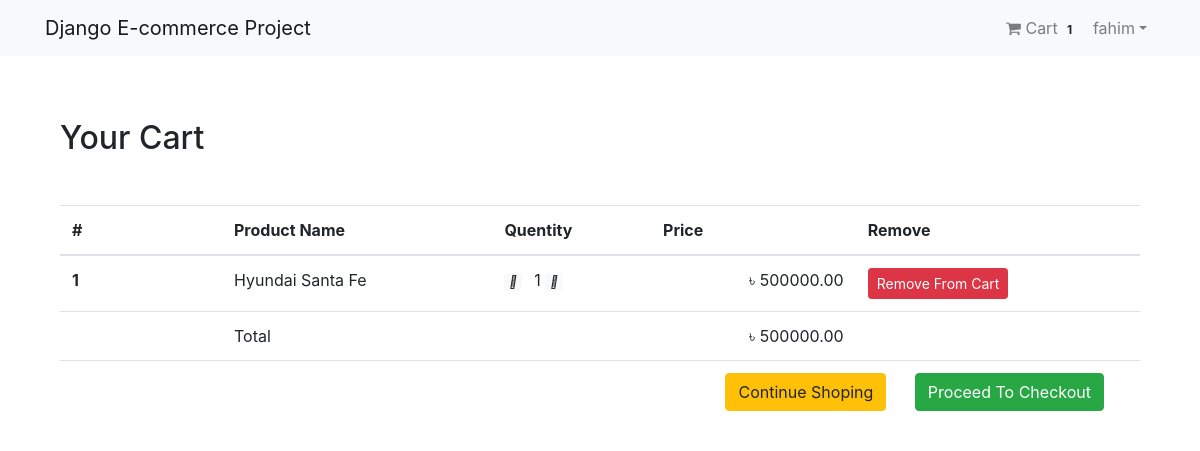
Screenshot of /shop/cart/ (signed in) with the database file from the repository.
### App_Order/models.py (models this page shows, shortened)
class Order(models.Model):
    orderitems = models.ManyToManyField(Cart)
    user = models.ForeignKey(User,on_delete=models.CASCADE)
    ordered = models.BooleanField(default=False)
    created = models.DateTimeField(auto_now_add=True)
    paymentId = models.CharField(max_length=264,blank=True,null=True)
    orderedId = models.CharField(max_length=200,blank=True,null=True)
    def get_totals(self):
        total = 0
        for order_item in self.orderitems.all():
            total += float(order_item.get_total())
        return total

class Cart(models.Model):
    user = models.ForeignKey(User,on_delete=models.CASCADE,related_name="cart")
    item = models.ForeignKey(Product,on_delete=models.CASCADE)
    quantity = models.IntegerField(default=1)
    purchased = models.BooleanField(default=False)
    created = models.DateTimeField(auto_now_add=True)
    updated = models.DateTimeField(auto_now = True)
    def get_total(self):
        total = self.item.price * self.quantity
        float_total = format(total,'0.2f')
        return float_total

### App_Shop/models.py (models this page shows, shortened)
class Product(models.Model):
    mainimage = models.ImageField(upload_to='Products')
    name = models.CharField(max_length=264)
    category = models.ForeignKey(Category,on_delete=models.CASCADE,related_name='category')
    preview_text = models.TextField(max_length=200,verbose_name='Preview Text')
    detail_text = models.TextField(max_length=1000,verbose_name='Description')
    price = models.FloatField()
    old_price = models.FloatField(default=0.00)
    created = models.DateTimeField(auto_now_add=True)
    class Meta:
        ordering = ['-created',]

### App_Order/views.py (the view)
# urls.py: path('cart/',views.cart_view,name="cart"),
@login_required
def cart_view(request):
    carts = Cart.objects.filter(user=request.user,purchased=False)
    orders = Order.objects.filter(user=request.user,ordered=False)
    if carts.exists() and orders.exists():
        order = orders[0]
        return render(request,'App_Order/cart.html', context={'carts':carts,'order':order})
    else:
        messages.warning(request, "You don't have any item in your cart!")
        return redirect("App_Shop:home")

### App_Order/templatetags/cart_tag.py (called while the page is built)
@register.filter
def cart_total(user):
    order = Order.objects.filter(user=user,ordered=False)
    if order.exists():
        return order[0].orderitems.count()
    else:
        return 0

### templates/App_Order/cart.html
{% extends 'base.html' %}
{% block body_block %}
<div class="container my-5">
  <div class="my-5">
    <h2>Your Cart</h2>
  </div>
  <table class="table table-hover">
    <thead>
      <tr>
        <th scope="col" width="15%">#</th>
        <th scope="col">Product Name</th>
        <th scope="col">Quentity</th>
        <th scope="col" align="right">Price</th>
        <th scope="col">Remove</th>
      </tr>
    </thead>
    <tbody>
      {% for cart in carts %}
      <tr>
        <th scope="row">{{forloop.counter}}</th>
        <td>{{cart.item.name}}</td>
        <td>
          <a class="mr-2" href="{% url 'App_Order:decrease' pk=cart.item.pk %}"><span class="badge badge-light"><i class="fas fa-minus"></i></span></a>
          {{ cart.quantity }}
           <a class="mr-2" href="{% url 'App_Order:increase' pk=cart.item.pk %}"><span class="badge badge-light"><i class="fas fa-plus"></i></span></a>
        </td>
        <td align="right">&#2547; {{cart.get_total}}
       </td>
         <td>
         <a href="{% url 'App_Order:remove' pk=cart.item.pk  %}" class="btn btn-danger btn-sm">Remove From Cart</a>
       </td>
      </tr>
      {% endfor %}
      <tr>
      <th scope="row"></th>
      <td colspan="2">Total</td>
      <td align="right">&#2547; {{order.get_totals | floatformat:2}}</td>
      <td></td>
    </tr>
    <tr>
      <th scope="row"></th>
      <td colspan="4" class="text-right">
        <a href="{% url 'App_Shop:home' %}" class="btn btn-warning mr-4">Continue Shoping</a>
        <a href="{% url 'App_Payment:checkout' %}" class="btn btn-success mr-4">Proceed To Checkout</a>
      </td>
    </tr>
    </tbody>
  </table>
</div>
{% endblock %}

### templates/navbar.html (shortened to what this page needs)
{% load cart_tag %}
<nav class="navbar navbar-expand-lg navbar-light bg-light">
  <div class="container">
    <a class="navbar-brand" href="{% url 'App_Shop:home' %}" >Django E-commerce Project</a>
    <div class="collapse navbar-collapse" id="navbarNav">
      <ul class="navbar-nav ml-auto">
        {% if request.user.is_authenticated %}
        <li class="nav-item">
          <a href="{% url 'App_Order:cart' %}" class="nav-link">    <i class="fa fa-shopping-cart"></i> Cart
            <span class="badge badge-light">{{request.user | cart_total }}</span>
          </a>
        </li>
        <li class="nav-item dropdown">
          <a class="nav-link dropdown-toggle" href="#" id="navbarDropdown" role="button" data-toggle="dropdown" aria-haspopup="true" aria-expanded="false">
            {{request.user.username}}</a>
        </li>
        {% else %}
        <li class="nav-item">
          <a href="{% url 'App_Login:login' %}" class="btn btn-primary">Login</a>
        </li>
        {% endif %}
      </ul>
    </div>
  </div>
</nav>

### rows the page displays
Cart: item.name "Hyundai Santa Fe", quantity "1", get_total "500000.00"
Order: get_totals "500000.00"

### other values shown
{{ request.user | cart_total }} "1"
{{ request.user.username }} "fahim"
